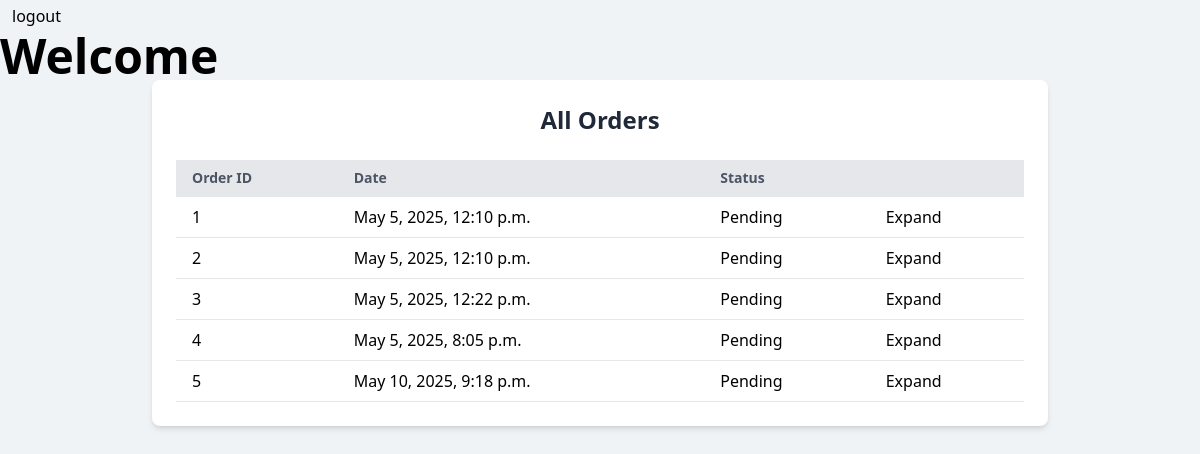
/employee/, run on an earlier commit of the app's database.
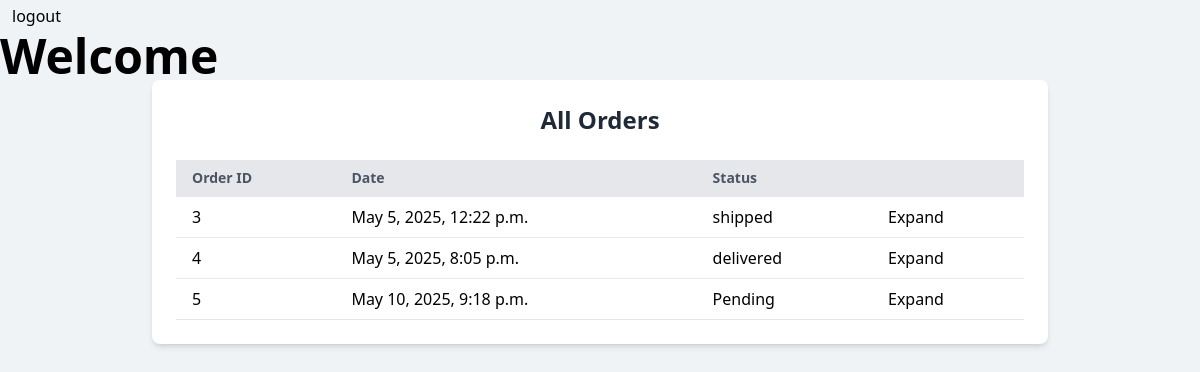
And on a later commit of the database.
### orders/models.py (models this page shows)
class Order(models.Model):
    user = models.ForeignKey(User, on_delete=models.CASCADE)
    created_at = models.DateTimeField(auto_now_add=True)
    city = models.TextField()
    address = models.TextField()
    status = models.CharField(max_length=20, choices=[
        ('pending', 'Pending'),
        ('shipped', 'Shipped'),
        ('delivered', 'Delivered')
    ])

### employee/views.py (the view)
# urls.py: path('',views.dashboard,name='dashboard'),
def dashboard(request):
    order = Order.objects.all()
    return render(request,'employee/base.html',{'orders':order})

### employee/templates/employee/base.html (shortened to what this page needs)
<!DOCTYPE html>
{% load static %}
<html lang="en">
  <head>
    <link rel="stylesheet" href="{% static 'css/main.css' %}">
    <script src="https://cdn.tailwindcss.com"></script>
  </head>
  <body>
    <section class="mx-auto ">
      <div class="">
        <form class="w-fit px-3  rounded  py-1 text-black" action="{% url 'users:logout' %}" method="post">
                <button>logout</button>
        </form>
      </div>
      {% block content %}
      <h1 class="text-5xl font-bold">Welcome </h1>
      <section>
        <div class="max-w-4xl mx-auto bg-white p-6 rounded-lg shadow-md">
          <h1 class="text-2xl font-semibold text-center text-gray-800 mb-6">All Orders</h1>
          <table class="min-w-full table-auto border-collapse">
            <thead>
              <tr class="bg-gray-200 text-left text-sm font-medium text-gray-600">
                <th class="px-4 py-2 border-b">Order ID</th>
                <th class="px-4 py-2 border-b">Date</th>
                <th class="px-4 py-2 border-b">Status</th>
                <th class="px-4 py-2 border-b"></th>
              </tr>
            </thead>
            <tbody >
              {% for order in orders %}
                  <tr>
                      <td class="px-4 py-2 border-b">{{order.id}}</td>
                      <td class="px-4 py-2 border-b">{{order.created_at}}</td>
                      <td class="px-4 py-2 border-b">{{order.status}}</td>
                      <td class="px-4 py-2 border-b"><a href="{% url 'employee:action' order.id %}">Expand</a></td>
                  </tr>
              {% endfor %}
            </tbody>
          </table>
        </div>
      </section>
      {% endblock %}
    </section>
  </body>
</html>

What changed in the data, as far as the page shows it:
removed Order: id "1", created_at "May 5, 2025, 12:10 p.m.", status "Pending"
removed Order: id "2", created_at "May 5, 2025, 12:10 p.m.", status "Pending"
changed Order id 3: status "Pending" → "shipped"
changed Order id 4: status "Pending" → "delivered"
